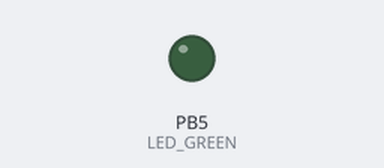
A program run on a simulated ATmega328P, built with avr-gcc and emulated at 16 MHz. On the bench: output pins drawn as LEDs (lit = HIGH).

Above: at 0.15 s.
At 19.8 s:
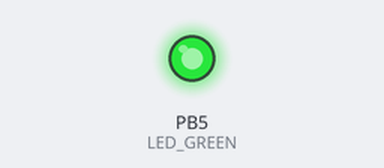
Timing chart, 0 to 23.4 s (numbered marks = the images above):
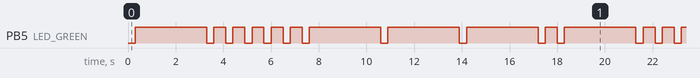

The program:

main.c
```c
/*
 * morse.c
 *
 * Created: 23.09.2020 21:04:20
 * Author : ffili
 */
#define LED_GREEN	PB5
#define LONG_DELAY	3000
#define MESSAGE_SIZE	9
#define SHORT_DELAY	500
#define PAUSE	300
#ifndef F_CPU
#define F_CPU 16000000
#endif

#include <util/delay.h>
#include <stdio.h>
#include <avr/io.h>


int main(void)
{
	int morse[MESSAGE_SIZE] = {1,0,0,0,0,0,1,1,1};
	DDRB = DDRB | (1<<LED_GREEN);

	PORTB = PORTB & ~(1<<LED_GREEN);
    /* Replace with your application code */
	int i;
    while (1)
    {
		for ( i = 0; i <= MESSAGE_SIZE; i++)
		{
			_delay_ms(PAUSE);
			if (morse[i] == 1){
				PORTB = PORTB ^ (1<<LED_GREEN);
				_delay_ms(LONG_DELAY);
				PORTB = PORTB & ~(1<<LED_GREEN);
			}else{
				PORTB = PORTB ^ (1<<LED_GREEN);
				_delay_ms(SHORT_DELAY);
				PORTB = PORTB & ~(1<<LED_GREEN);
			}
		}

    }
	return 0;
}
```

Measured:
- by itself, PB5 (LED_GREEN): repeats every 18.0 s: 5 × (LOW 0.30 s, HIGH 0.50 s), 3 × (LOW 0.30 s, HIGH 3.0 s), LOW 0.30 s, HIGH 0.50 s, LOW 0.30 s, HIGH 3.0 s
- by itself, everything shown: repeats every 18.0 s, in 20 steps
